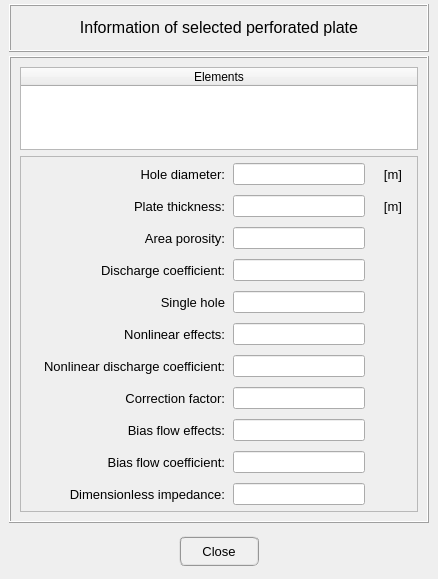
<?xml version="1.0" encoding="UTF-8"?>
<ui version="4.0">
 <class>Dialog</class>
 <widget class="QDialog" name="Dialog">
  <property name="geometry">
   <rect>
    <x>0</x>
    <y>0</y>
    <width>438</width>
    <height>579</height>
   </rect>
  </property>
  <property name="minimumSize">
   <size>
    <width>0</width>
    <height>0</height>
   </size>
  </property>
  <property name="maximumSize">
   <size>
    <width>800</width>
    <height>800</height>
   </size>
  </property>
  <property name="windowTitle">
   <string>Information of selected group</string>
  </property>
  <layout class="QGridLayout" name="gridLayout">
   <property name="leftMargin">
    <number>4</number>
   </property>
   <property name="topMargin">
    <number>4</number>
   </property>
   <property name="rightMargin">
    <number>4</number>
   </property>
   <property name="bottomMargin">
    <number>4</number>
   </property>
   <property name="spacing">
    <number>4</number>
   </property>
   <item row="0" column="0">
    <widget class="QFrame" name="frame">
     <property name="minimumSize">
      <size>
       <width>420</width>
       <height>48</height>
      </size>
     </property>
     <property name="maximumSize">
      <size>
       <width>420</width>
       <height>48</height>
      </size>
     </property>
     <property name="frameShape">
      <enum>QFrame::Box</enum>
     </property>
     <property name="frameShadow">
      <enum>QFrame::Raised</enum>
     </property>
     <property name="lineWidth">
      <number>1</number>
     </property>
     <layout class="QGridLayout" name="gridLayout_3">
      <item row="0" column="0">
       <widget class="QLabel" name="title_label">
        <property name="minimumSize">
         <size>
          <width>0</width>
          <height>0</height>
         </size>
        </property>
        <property name="maximumSize">
         <size>
          <width>446</width>
          <height>16777215</height>
         </size>
        </property>
        <property name="font">
         <font>
          <pointsize>11</pointsize>
         </font>
        </property>
        <property name="text">
         <string>&lt;html&gt;&lt;head/&gt;&lt;body&gt;&lt;p align=&quot;center&quot;&gt;&lt;span style=&quot; font-size:12pt;&quot;&gt;Information of selected perforated plate&lt;/span&gt;&lt;/p&gt;&lt;/body&gt;&lt;/html&gt;</string>
        </property>
        <property name="textFormat">
         <enum>Qt::AutoText</enum>
        </property>
        <property name="alignment">
         <set>Qt::AlignCenter</set>
        </property>
       </widget>
      </item>
     </layout>
    </widget>
   </item>
   <item row="1" column="0">
    <widget class="QFrame" name="frame_2">
     <property name="minimumSize">
      <size>
       <width>420</width>
       <height>0</height>
      </size>
     </property>
     <property name="maximumSize">
      <size>
       <width>420</width>
       <height>16777215</height>
      </size>
     </property>
     <property name="frameShape">
      <enum>QFrame::Box</enum>
     </property>
     <property name="frameShadow">
      <enum>QFrame::Raised</enum>
     </property>
     <layout class="QGridLayout" name="gridLayout_4">
      <item row="0" column="0">
       <widget class="QTreeWidget" name="treeWidget_group_info">
        <property name="minimumSize">
         <size>
          <width>0</width>
          <height>0</height>
         </size>
        </property>
        <property name="maximumSize">
         <size>
          <width>402</width>
          <height>430</height>
         </size>
        </property>
        <property name="font">
         <font>
          <family>MS Shell Dlg 2</family>
          <weight>50</weight>
          <bold>false</bold>
         </font>
        </property>
        <property name="textElideMode">
         <enum>Qt::ElideRight</enum>
        </property>
        <property name="indentation">
         <number>0</number>
        </property>
        <property name="uniformRowHeights">
         <bool>false</bool>
        </property>
        <property name="animated">
         <bool>false</bool>
        </property>
        <property name="allColumnsShowFocus">
         <bool>false</bool>
        </property>
        <property name="headerHidden">
         <bool>false</bool>
        </property>
        <property name="columnCount">
         <number>1</number>
        </property>
        <attribute name="headerVisible">
         <bool>true</bool>
        </attribute>
        <column>
         <property name="text">
          <string>Elements</string>
         </property>
         <property name="font">
          <font>
           <pointsize>9</pointsize>
          </font>
         </property>
         <property name="textAlignment">
          <set>AlignCenter</set>
         </property>
        </column>
       </widget>
      </item>
      <item row="1" column="0">
       <widget class="QFrame" name="frame_4">
        <property name="frameShape">
         <enum>QFrame::StyledPanel</enum>
        </property>
        <property name="frameShadow">
         <enum>QFrame::Raised</enum>
        </property>
        <layout class="QGridLayout" name="gridLayout_2">
         <property name="leftMargin">
          <number>4</number>
         </property>
         <property name="topMargin">
          <number>4</number>
         </property>
         <property name="rightMargin">
          <number>4</number>
         </property>
         <property name="bottomMargin">
          <number>4</number>
         </property>
         <property name="horizontalSpacing">
          <number>8</number>
         </property>
         <item row="1" column="2">
          <widget class="QLabel" name="label_21">
           <property name="sizePolicy">
            <sizepolicy hsizetype="Preferred" vsizetype="Preferred">
             <horstretch>0</horstretch>
             <verstretch>0</verstretch>
            </sizepolicy>
           </property>
           <property name="minimumSize">
            <size>
             <width>40</width>
             <height>26</height>
            </size>
           </property>
           <property name="maximumSize">
            <size>
             <width>40</width>
             <height>26</height>
            </size>
           </property>
           <property name="font">
            <font>
             <pointsize>10</pointsize>
            </font>
           </property>
           <property name="text">
            <string>[m]</string>
           </property>
           <property name="alignment">
            <set>Qt::AlignCenter</set>
           </property>
          </widget>
         </item>
         <item row="0" column="2">
          <widget class="QLabel" name="label_20">
           <property name="sizePolicy">
            <sizepolicy hsizetype="Preferred" vsizetype="Preferred">
             <horstretch>0</horstretch>
             <verstretch>0</verstretch>
            </sizepolicy>
           </property>
           <property name="minimumSize">
            <size>
             <width>40</width>
             <height>26</height>
            </size>
           </property>
           <property name="maximumSize">
            <size>
             <width>40</width>
             <height>26</height>
            </size>
           </property>
           <property name="font">
            <font>
             <pointsize>10</pointsize>
            </font>
           </property>
           <property name="text">
            <string>[m]</string>
           </property>
           <property name="alignment">
            <set>Qt::AlignCenter</set>
           </property>
          </widget>
         </item>
         <item row="0" column="1">
          <widget class="QLineEdit" name="lineEdit_hole_diameter"/>
         </item>
         <item row="1" column="1">
          <widget class="QLineEdit" name="lineEdit_plate_thickness"/>
         </item>
         <item row="2" column="0">
          <widget class="QLabel" name="label_porosity">
           <property name="sizePolicy">
            <sizepolicy hsizetype="Preferred" vsizetype="Preferred">
             <horstretch>0</horstretch>
             <verstretch>0</verstretch>
            </sizepolicy>
           </property>
           <property name="minimumSize">
            <size>
             <width>200</width>
             <height>26</height>
            </size>
           </property>
           <property name="maximumSize">
            <size>
             <width>200</width>
             <height>26</height>
            </size>
           </property>
           <property name="font">
            <font>
             <pointsize>10</pointsize>
            </font>
           </property>
           <property name="text">
            <string>Area porosity:</string>
           </property>
           <property name="alignment">
            <set>Qt::AlignRight|Qt::AlignTrailing|Qt::AlignVCenter</set>
           </property>
          </widget>
         </item>
         <item row="3" column="0">
          <widget class="QLabel" name="label_discharge">
           <property name="sizePolicy">
            <sizepolicy hsizetype="Preferred" vsizetype="Preferred">
             <horstretch>0</horstretch>
             <verstretch>0</verstretch>
            </sizepolicy>
           </property>
           <property name="minimumSize">
            <size>
             <width>200</width>
             <height>26</height>
            </size>
           </property>
           <property name="maximumSize">
            <size>
             <width>200</width>
             <height>26</height>
            </size>
           </property>
           <property name="font">
            <font>
             <pointsize>10</pointsize>
            </font>
           </property>
           <property name="text">
            <string>Discharge coefficient:</string>
           </property>
           <property name="alignment">
            <set>Qt::AlignRight|Qt::AlignTrailing|Qt::AlignVCenter</set>
           </property>
          </widget>
         </item>
         <item row="9" column="0">
          <widget class="QLabel" name="label_bias">
           <property name="sizePolicy">
            <sizepolicy hsizetype="Preferred" vsizetype="Preferred">
             <horstretch>0</horstretch>
             <verstretch>0</verstretch>
            </sizepolicy>
           </property>
           <property name="minimumSize">
            <size>
             <width>200</width>
             <height>26</height>
            </size>
           </property>
           <property name="maximumSize">
            <size>
             <width>200</width>
             <height>26</height>
            </size>
           </property>
           <property name="font">
            <font>
             <pointsize>10</pointsize>
            </font>
           </property>
           <property name="text">
            <string>Bias flow coefficient:</string>
           </property>
           <property name="alignment">
            <set>Qt::AlignRight|Qt::AlignTrailing|Qt::AlignVCenter</set>
           </property>
          </widget>
         </item>
         <item row="6" column="0">
          <widget class="QLabel" name="label_nonlinDischarge_2">
           <property name="sizePolicy">
            <sizepolicy hsizetype="Preferred" vsizetype="Preferred">
             <horstretch>0</horstretch>
             <verstretch>0</verstretch>
            </sizepolicy>
           </property>
           <property name="minimumSize">
            <size>
             <width>200</width>
             <height>26</height>
            </size>
           </property>
           <property name="maximumSize">
            <size>
             <width>200</width>
             <height>26</height>
            </size>
           </property>
           <property name="font">
            <font>
             <pointsize>10</pointsize>
            </font>
           </property>
           <property name="text">
            <string>Nonlinear discharge coefficient:</string>
           </property>
           <property name="alignment">
            <set>Qt::AlignRight|Qt::AlignTrailing|Qt::AlignVCenter</set>
           </property>
          </widget>
         </item>
         <item row="7" column="0">
          <widget class="QLabel" name="label_bias_3">
           <property name="sizePolicy">
            <sizepolicy hsizetype="Preferred" vsizetype="Preferred">
             <horstretch>0</horstretch>
             <verstretch>0</verstretch>
            </sizepolicy>
           </property>
           <property name="minimumSize">
            <size>
             <width>200</width>
             <height>26</height>
            </size>
           </property>
           <property name="maximumSize">
            <size>
             <width>200</width>
             <height>26</height>
            </size>
           </property>
           <property name="font">
            <font>
             <pointsize>10</pointsize>
            </font>
           </property>
           <property name="text">
            <string>Correction factor:</string>
           </property>
           <property name="alignment">
            <set>Qt::AlignRight|Qt::AlignTrailing|Qt::AlignVCenter</set>
           </property>
          </widget>
         </item>
         <item row="8" column="0">
          <widget class="QLabel" name="label_correction_2">
           <property name="sizePolicy">
            <sizepolicy hsizetype="Preferred" vsizetype="Preferred">
             <horstretch>0</horstretch>
             <verstretch>0</verstretch>
            </sizepolicy>
           </property>
           <property name="minimumSize">
            <size>
             <width>200</width>
             <height>26</height>
            </size>
           </property>
           <property name="maximumSize">
            <size>
             <width>200</width>
             <height>26</height>
            </size>
           </property>
           <property name="font">
            <font>
             <pointsize>10</pointsize>
            </font>
           </property>
           <property name="text">
            <string>Bias flow effects:</string>
           </property>
           <property name="alignment">
            <set>Qt::AlignRight|Qt::AlignTrailing|Qt::AlignVCenter</set>
           </property>
          </widget>
         </item>
         <item row="1" column="0">
          <widget class="QLabel" name="label_thickness">
           <property name="sizePolicy">
            <sizepolicy hsizetype="Preferred" vsizetype="Preferred">
             <horstretch>0</horstretch>
             <verstretch>0</verstretch>
            </sizepolicy>
           </property>
           <property name="minimumSize">
            <size>
             <width>200</width>
             <height>26</height>
            </size>
           </property>
           <property name="maximumSize">
            <size>
             <width>200</width>
             <height>26</height>
            </size>
           </property>
           <property name="font">
            <font>
             <pointsize>10</pointsize>
            </font>
           </property>
           <property name="text">
            <string>Plate thickness:</string>
           </property>
           <property name="alignment">
            <set>Qt::AlignRight|Qt::AlignTrailing|Qt::AlignVCenter</set>
           </property>
          </widget>
         </item>
         <item row="0" column="0">
          <widget class="QLabel" name="label_HoleDiameter">
           <property name="sizePolicy">
            <sizepolicy hsizetype="Preferred" vsizetype="Preferred">
             <horstretch>0</horstretch>
             <verstretch>0</verstretch>
            </sizepolicy>
           </property>
           <property name="minimumSize">
            <size>
             <width>200</width>
             <height>26</height>
            </size>
           </property>
           <property name="maximumSize">
            <size>
             <width>200</width>
             <height>26</height>
            </size>
           </property>
           <property name="font">
            <font>
             <pointsize>10</pointsize>
            </font>
           </property>
           <property name="text">
            <string>Hole diameter:</string>
           </property>
           <property name="alignment">
            <set>Qt::AlignRight|Qt::AlignTrailing|Qt::AlignVCenter</set>
           </property>
          </widget>
         </item>
         <item row="4" column="0">
          <widget class="QLabel" name="label_discharge_2">
           <property name="sizePolicy">
            <sizepolicy hsizetype="Preferred" vsizetype="Preferred">
             <horstretch>0</horstretch>
             <verstretch>0</verstretch>
            </sizepolicy>
           </property>
           <property name="minimumSize">
            <size>
             <width>200</width>
             <height>26</height>
            </size>
           </property>
           <property name="maximumSize">
            <size>
             <width>200</width>
             <height>26</height>
            </size>
           </property>
           <property name="font">
            <font>
             <pointsize>10</pointsize>
            </font>
           </property>
           <property name="text">
            <string>Single hole</string>
           </property>
           <property name="alignment">
            <set>Qt::AlignRight|Qt::AlignTrailing|Qt::AlignVCenter</set>
           </property>
          </widget>
         </item>
         <item row="5" column="0">
          <widget class="QLabel" name="label_porosity_2">
           <property name="sizePolicy">
            <sizepolicy hsizetype="Preferred" vsizetype="Preferred">
             <horstretch>0</horstretch>
             <verstretch>0</verstretch>
            </sizepolicy>
           </property>
           <property name="minimumSize">
            <size>
             <width>200</width>
             <height>26</height>
            </size>
           </property>
           <property name="maximumSize">
            <size>
             <width>200</width>
             <height>26</height>
            </size>
           </property>
           <property name="font">
            <font>
             <pointsize>10</pointsize>
            </font>
           </property>
           <property name="text">
            <string> Nonlinear effects:</string>
           </property>
           <property name="alignment">
            <set>Qt::AlignRight|Qt::AlignTrailing|Qt::AlignVCenter</set>
           </property>
          </widget>
         </item>
         <item row="10" column="0">
          <widget class="QLabel" name="label_bias_2">
           <property name="sizePolicy">
            <sizepolicy hsizetype="Preferred" vsizetype="Preferred">
             <horstretch>0</horstretch>
             <verstretch>0</verstretch>
            </sizepolicy>
           </property>
           <property name="minimumSize">
            <size>
             <width>200</width>
             <height>26</height>
            </size>
           </property>
           <property name="maximumSize">
            <size>
             <width>200</width>
             <height>26</height>
            </size>
           </property>
           <property name="sizeIncrement">
            <size>
             <width>0</width>
             <height>0</height>
            </size>
           </property>
           <property name="font">
            <font>
             <pointsize>10</pointsize>
            </font>
           </property>
           <property name="text">
            <string>Dimensionless impedance:</string>
           </property>
           <property name="alignment">
            <set>Qt::AlignRight|Qt::AlignTrailing|Qt::AlignVCenter</set>
           </property>
          </widget>
         </item>
         <item row="2" column="1">
          <widget class="QLineEdit" name="lineEdit_area_porosity"/>
         </item>
         <item row="3" column="1">
          <widget class="QLineEdit" name="lineEdit_discharge_coefficient"/>
         </item>
         <item row="4" column="1">
          <widget class="QLineEdit" name="lineEdit_single_hole"/>
         </item>
         <item row="5" column="1">
          <widget class="QLineEdit" name="lineEdit_non_linear_effects"/>
         </item>
         <item row="6" column="1">
          <widget class="QLineEdit" name="lineEdit_non_linear_discharge_coefficient"/>
         </item>
         <item row="7" column="1">
          <widget class="QLineEdit" name="lineEdit_correction_factor"/>
         </item>
         <item row="8" column="1">
          <widget class="QLineEdit" name="lineEdit_bias_flow_effects"/>
         </item>
         <item row="9" column="1">
          <widget class="QLineEdit" name="lineEdit_bias_flow_coefficient"/>
         </item>
         <item row="10" column="1">
          <widget class="QLineEdit" name="lineEdit_dimensionless_impedance"/>
         </item>
        </layout>
       </widget>
      </item>
     </layout>
    </widget>
   </item>
   <item row="2" column="0">
    <widget class="QFrame" name="frame_7">
     <property name="minimumSize">
      <size>
       <width>0</width>
       <height>48</height>
      </size>
     </property>
     <property name="maximumSize">
      <size>
       <width>800</width>
       <height>48</height>
      </size>
     </property>
     <property name="frameShape">
      <enum>QFrame::NoFrame</enum>
     </property>
     <property name="frameShadow">
      <enum>QFrame::Raised</enum>
     </property>
     <layout class="QGridLayout" name="gridLayout_11">
      <property name="leftMargin">
       <number>0</number>
      </property>
      <property name="topMargin">
       <number>0</number>
      </property>
      <property name="rightMargin">
       <number>0</number>
      </property>
      <property name="bottomMargin">
       <number>0</number>
      </property>
      <property name="spacing">
       <number>0</number>
      </property>
      <item row="0" column="0">
       <widget class="QPushButton" name="pushButton_close">
        <property name="minimumSize">
         <size>
          <width>80</width>
          <height>30</height>
         </size>
        </property>
        <property name="maximumSize">
         <size>
          <width>80</width>
          <height>30</height>
         </size>
        </property>
        <property name="font">
         <font>
          <family>MS Shell Dlg 2</family>
          <pointsize>10</pointsize>
          <weight>50</weight>
          <italic>false</italic>
          <bold>false</bold>
         </font>
        </property>
        <property name="styleSheet">
         <string notr="true">QPushButton{border-radius: 6px; border-color: rgb(150, 150, 150); border-style: ridge; border-width: 2px; color: rgb(0, 0, 0); background-color: rgb(240, 240, 240)}
QPushButton:hover{border-radius: 6px; border-color: rgb(0, 170, 255); border-style: ridge; border-width: 2px; color: rgb(0, 0, 0); background-color: rgba(174, 213, 255, 100)}
QPushButton:pressed{border-radius: 6px; border-color: rgb(0, 170, 255); border-style: ridge; border-width: 2px; color: rgb(0, 0, 0); background-color: rgb(174, 213, 255)}
QPushButton:disabled{border-radius: 6px; border-color: rgb(150, 150, 150); border-style: ridge; border-width: 0px; color: rgb(150,150, 150); background-color: rgb(220, 220, 220)}</string>
        </property>
        <property name="text">
         <string>Close</string>
        </property>
       </widget>
      </item>
     </layout>
    </widget>
   </item>
  </layout>
 </widget>
 <tabstops>
  <tabstop>treeWidget_group_info</tabstop>
  <tabstop>lineEdit_hole_diameter</tabstop>
  <tabstop>lineEdit_plate_thickness</tabstop>
  <tabstop>lineEdit_area_porosity</tabstop>
  <tabstop>lineEdit_discharge_coefficient</tabstop>
  <tabstop>lineEdit_single_hole</tabstop>
  <tabstop>lineEdit_non_linear_effects</tabstop>
  <tabstop>lineEdit_non_linear_discharge_coefficient</tabstop>
  <tabstop>lineEdit_correction_factor</tabstop>
  <tabstop>lineEdit_bias_flow_effects</tabstop>
  <tabstop>lineEdit_bias_flow_coefficient</tabstop>
  <tabstop>lineEdit_dimensionless_impedance</tabstop>
  <tabstop>pushButton_close</tabstop>
 </tabstops>
 <resources/>
 <connections/>
</ui>
